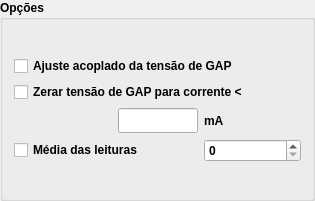
            <widget class="QGroupBox" name="groupBox_3">
             <property name="minimumSize">
              <size>
               <width>315</width>
               <height>201</height>
              </size>
             </property>
             <property name="maximumSize">
              <size>
               <width>315</width>
               <height>201</height>
              </size>
             </property>
             <property name="font">
              <font>
               <weight>75</weight>
               <bold>true</bold>
              </font>
             </property>
             <property name="title">
              <string>Opções</string>
             </property>
             <layout class="QVBoxLayout" name="verticalLayout_79">
              <item>
               <layout class="QGridLayout" name="gridLayout_3">
                <item row="4" column="0" colspan="2">
                 <widget class="PyDMCheckbox" name="cb_average_reads">
                  <property name="enabled">
                   <bool>true</bool>
                  </property>
                  <property name="toolTip">
                   <string/>
                  </property>
                  <property name="whatsThis">
                   <string/>
                  </property>
                  <property name="text">
                   <string>Média das leituras</string>
                  </property>
                 </widget>
                </item>
                <item row="1" column="0" colspan="3">
                 <widget class="PyDMCheckbox" name="cb_zero_gap_voltage">
                  <property name="enabled">
                   <bool>true</bool>
                  </property>
                  <property name="toolTip">
                   <string/>
                  </property>
                  <property name="whatsThis">
                   <string/>
                  </property>
                  <property name="text">
                   <string>Zerar tensão de GAP para corrente &lt;</string>
                  </property>
                 </widget>
                </item>
                <item row="0" column="0" colspan="3">
                 <widget class="PyDMCheckbox" name="cb_coupled_gap_voltage_adj">
                  <property name="enabled">
                   <bool>true</bool>
                  </property>
                  <property name="toolTip">
                   <string/>
                  </property>
                  <property name="whatsThis">
                   <string/>
                  </property>
                  <property name="text">
                   <string>Ajuste acoplado da tensão de GAP</string>
                  </property>
                 </widget>
                </item>
                <item row="4" column="2">
                 <widget class="QSpinBox" name="sb_average_reads"/>
                </item>
                <item row="2" column="1">
                 <widget class="PyDMLineEdit" name="le_current_limit_gap_a">
                  <property name="minimumSize">
                   <size>
                    <width>80</width>
                    <height>25</height>
                   </size>
                  </property>
                  <property name="maximumSize">
                   <size>
                    <width>80</width>
                    <height>25</height>
                   </size>
                  </property>
                  <property name="toolTip">
                   <string/>
                  </property>
                  <property name="whatsThis">
                   <string>
    Writeable text field to send and display channel values
    </string>
                  </property>
                  <property name="text">
                   <string/>
                  </property>
                  <property name="alignment">
                   <set>Qt::AlignCenter</set>
                  </property>
                 </widget>
                </item>
                <item row="2" column="2">
                 <widget class="PyDMLabel" name="PyDMLabel_19">
                  <property name="font">
                   <font>
                    <weight>75</weight>
                    <bold>true</bold>
                   </font>
                  </property>
                  <property name="toolTip">
                   <string/>
                  </property>
                  <property name="whatsThis">
                   <string/>
                  </property>
                  <property name="text">
                   <string>mA</string>
                  </property>
                 </widget>
                </item>
               </layout>
              </item>
             </layout>
            </widget>
